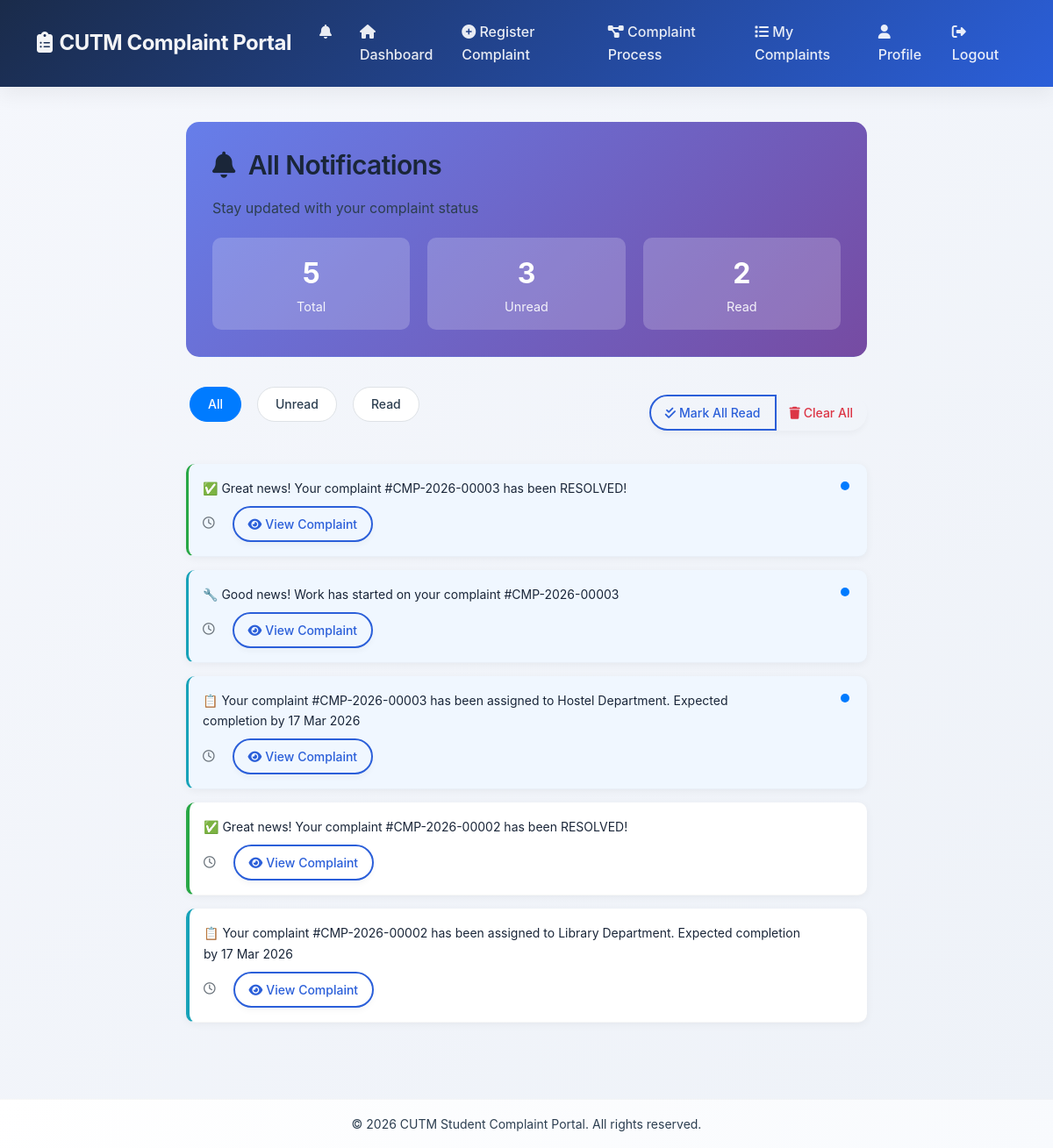
The app's page /notifications (signed in) with its own data.
### models.py (models this page shows, shortened)
class Notification(db.Model):
    __tablename__ = 'notifications'
    id = db.Column(db.Integer, primary_key=True)
    user_id = db.Column(db.Integer, db.ForeignKey('users.id'), nullable=False)
    complaint_id = db.Column(db.Integer, db.ForeignKey('complaints.id'), nullable=False)
    message = db.Column(db.String(500), nullable=False)
    type = db.Column(db.String(50), default='info')
    is_read = db.Column(db.Boolean, default=False)
    created_at = db.Column(db.DateTime, default=datetime.utcnow)
    user = db.relationship('User', back_populates='notifications')
    complaint = db.relationship('Complaint', back_populates='notifications')

### app.py (the view)
@app.route('/notifications')
@login_required
def all_notifications():
    page = request.args.get('page', 1, type=int)
    per_page = 20
    notifications = Notification.query.filter_by(
        user_id=current_user.id
    ).order_by(
        Notification.created_at.desc()
    ).paginate(page=page, per_page=per_page)
    unread_count = Notification.query.filter_by(
        user_id=current_user.id,
        is_read=False
    ).count()
    return render_template('notifications/all.html',
                         notifications=notifications,
                         unread_count=unread_count)

### app.py (called while the page is built)
@login_manager.user_loader
def load_user(user_id):
    return User.query.get(int(user_id))

@app.context_processor
def utility_processor():
    from datetime import datetime
    import pytz
    def ist_time(dt=None):
        if dt is None:
            dt = datetime.utcnow()
        utc = pytz.timezone('UTC')
        ist = pytz.timezone('Asia/Kolkata')
        if dt.tzinfo is None:
            dt = utc.localize(dt)
        ist_dt = dt.astimezone(ist)
        return ist_dt
    def format_ist(dt, format='%d %b %Y, %I:%M %p'):
        """Format datetime in IST"""
        if dt is None:
            return "N/A"
        try:
            ist_dt = ist_time(dt)
            return ist_dt.strftime(format)
        except:
            return str(dt)
    return {
        'now': datetime.now,
        'datetime': datetime,
        'ist_time': ist_time,
        'format_ist': format_ist,
        'current_time': ist_time()
    }

### templates/notifications/all.html (shortened to what this page needs)
{% extends "base.html" %}
{% block content %}
<div class="container notification-page">
    <div class="notification-header">
        <h2 class="mb-3">
            <i class="fas fa-bell me-2"></i>
            All Notifications
        </h2>
        <p class="mb-0">Stay updated with your complaint status</p>
        <div class="notification-stats">
            <div class="stat-card">
                <div class="stat-number">{{ notifications.total }}</div>
                <div class="stat-label">Total</div>
            </div>
            <div class="stat-card">
                <div class="stat-number">{{ unread_count }}</div>
                <div class="stat-label">Unread</div>
            </div>
            <div class="stat-card">
                <div class="stat-number">{{ notifications.total - unread_count }}</div>
                <div class="stat-label">Read</div>
            </div>
        </div>
    </div>
    <div class="d-flex justify-content-between align-items-center mb-4">
        <div class="filter-buttons">
            <button class="filter-btn active" data-filter="all">All</button>
            <button class="filter-btn" data-filter="unread">Unread</button>
            <button class="filter-btn" data-filter="read">Read</button>
        </div>
        <div class="btn-group">
            <button class="btn btn-outline-primary btn-sm" id="markAllRead">
                <i class="fas fa-check-double me-1"></i>Mark All Read
            </button>
            <button class="btn btn-outline-danger btn-sm" id="clearAll">
                <i class="fas fa-trash me-1"></i>Clear All
            </button>
        </div>
    </div>
    <div id="notificationsList">
        {% if notifications.items %}
            {% for notification in notifications.items %}
            <div class="notification-item {{ notification.type }} {% if not notification.is_read %}unread{% endif %}"
                 data-id="{{ notification.id }}"
                 data-read="{{ notification.is_read|lower }}">
                <div class="d-flex justify-content-between">
                    <div class="flex-grow-1">
                        <p class="mb-2">{{ notification.message }}</p>
                        <div class="d-flex align-items-center gap-3">
                            <span class="notification-time">
                                <i class="far fa-clock me-1"></i>{{ notification.time_ago }}
                            </span>
                            {% if notification.complaint %}
                            <a href="{{ url_for('complaint_tracking', complaint_id=notification.complaint.complaint_id) }}"
                               class="btn btn-sm btn-outline-primary">
                                <i class="fas fa-eye me-1"></i>View Complaint
                            </a>
                            {% endif %}
                        </div>
                    </div>
                </div>
            </div>
            {% endfor %}
        {% endif %}
    </div>
</div>
{% endblock %}

### static/css/style.css (style rules this page uses)
:root { --blue-50: #eef2f9; --blue-100: #d0dbf5; --blue-200: #b2c4f0; --blue-300: #94adeb; --blue-400: #4d7ae0; --blue-500: #2b5fd9; --blue-600: #1e4bb3; --blue-700: #163a8a; --blue-800: #0f2960; --blue-900: #081736; --primary-gradient: linear-gradient(135deg, #2b5fd9 0%, #4d7ae0 50%, #6f95e8 100%); --secondary-gradient: linear-gradient(135deg, #1e4bb3 0%, #2b5fd9 50%, #4d7ae0 100%); --success-gradient: linear-gradient(135deg, #2e8b57 0%, #3cb371 100%); --warning-gradient: linear-gradient(135deg, #cd853f 0%, #daa520 100%); --danger-gradient: linear-gradient(135deg, #b22222 0%, #cd5c5c 100%); --info-gradient: linear-gradient(135deg, #2f4f6f 0%, #4682b4 100%); --dark-gradient: linear-gradient(135deg, #2c3e50 0%, #34495e 100%); --light-gradient: linear-gradient(135deg, #f0f2f5 0%, #e4e7eb 100%); --primary-color: #2b5fd9; --secondary-color: #1e4bb3; --success-color: #2e8b57; --danger-color: #b22222; --warning-color: #cd853f; --info-color: #2f4f6f; --text-primary: #1a2639; --text-secondary: #2c3e50; --text-muted: #4a5568; --text-light: #ffffff; --text-dark: #0b1a2a; --bg-primary: #ffffff; --bg-secondary: #f8fafd; --bg-tertiary: #f0f4fa; --bg-gradient: linear-gradient(135deg, #f5f7fc 0%, #eef2f8 100%); --shadow-xs: 0 2px 4px rgba(0,0,0,0.02); --shadow-sm: 0 4px 6px rgba(0,0,0,0.03); --shadow-md: 0 6px 12px rgba(0,0,0,0.04); --shadow-lg: 0 10px 20px rgba(0,0,0,0.05); --shadow-xl: 0 15px 30px rgba(0,0,0,0.06); --shadow-2xl: 0 20px 40px rgba(0,0,0,0.07); --shadow-inner: inset 0 2px 4px rgba(0,0,0,0.02); --radius-xs: 4px; --radius-sm: 8px; --radius-md: 12px; --radius-lg: 16px; --radius-xl: 24px; --radius-2xl: 32px; --radius-full: 9999px; --transition-fast: 0.2s cubic-bezier(0.4, 0, 0.2, 1); --transition-normal: 0.3s cubic-bezier(0.4, 0, 0.2, 1); --transition-slow: 0.5s cubic-bezier(0.4, 0, 0.2, 1); --font-xs: 0.75rem; --font-sm: 0.875rem; --font-base: 1rem; --font-lg: 1.125rem; --font-xl: 1.25rem; --font-2xl: 1.5rem; --font-3xl: 1.875rem; --font-4xl: 2.25rem; --font-5xl: 3rem; --space-1: 0.25rem; --space-2: 0.5rem; --space-3: 0.75rem; --space-4: 1rem; --space-5: 1.25rem; --space-6: 1.5rem; --space-8: 2rem; --space-10: 2.5rem; --space-12: 3rem; --space-16: 4rem; }
* { margin: 0; padding: 0; box-sizing: border-box; }
body { font-family: 'Inter', -apple-system, BlinkMacSystemFont, 'Segoe UI', Roboto, sans-serif; background: var(--bg-gradient); min-height: 100vh; color: var(--text-primary); line-height: 1.6; font-size: var(--font-base); }
h1, h2, h3, h4, h5, h6 { color: var(--text-primary); font-weight: 600; line-height: 1.3; margin-bottom: var(--space-4); letter-spacing: -0.02em; }
h2 { font-size: var(--font-4xl); }
p { color: var(--text-secondary); margin-bottom: var(--space-4); line-height: 1.7; }
a { color: var(--primary-color); text-decoration: none; transition: var(--transition-fast); }
.btn { border: none; border-radius: var(--radius-full); padding: var(--space-3) var(--space-6); font-weight: 500; font-size: var(--font-base); transition: var(--transition-normal); box-shadow: var(--shadow-sm); }
.btn-outline-primary { border: 2px solid var(--primary-color); color: var(--primary-color); background: transparent; }
.btn-sm { padding: var(--space-2) var(--space-4); font-size: var(--font-sm); }
.notification-header { background: linear-gradient(135deg, var(--bg-secondary) 0%, var(--bg-tertiary) 100%); padding: var(--space-4); border-bottom: 1px solid rgba(0,0,0,0.03); }
.notification-item { padding: var(--space-4) !important; border-bottom: 1px solid rgba(0,0,0,0.03); transition: var(--transition-fast); cursor: pointer; }
.notification-item.unread { background: rgba(43, 95, 217, 0.02); border-left: 3px solid var(--primary-color); }
.notification-item p { color: var(--text-primary); margin-bottom: var(--space-2); font-size: var(--font-sm); }
.filter-btn { padding: var(--space-2) var(--space-5); border: 1px solid rgba(0,0,0,0.08); background: var(--bg-primary); border-radius: var(--radius-full); margin: var(--space-1); transition: var(--transition-normal); cursor: pointer; color: var(--text-secondary); font-weight: 500; font-size: var(--font-sm); }
.filter-btn.active { background: linear-gradient(135deg, var(--primary-color) 0%, var(--secondary-color) 100%); color: white; border-color: transparent; }
@media (max-width: 1400px) { :root { --font-5xl: 2.5rem; --font-4xl: 2rem; } }
@media (max-width: 1400px) { .container { max-width: 95%; } }
@media (max-width: 1200px) { :root { --font-5xl: 2.25rem; --font-4xl: 1.875rem; } }

### records on screen
Notification: message "✅ Great news! Your complaint #CMP-2026-00003 has been RESOLVED!"
Notification: message "🔧 Good news! Work has started on your complaint #CMP-2026-00003"
Notification: message "📋 Your complaint #CMP-2026-00003 has been assigned to Hostel Department. Expected completion by 17 Mar 2026"
Notification: message "✅ Great news! Your complaint #CMP-2026-00002 has been RESOLVED!"
Notification: message "📋 Your complaint #CMP-2026-00002 has been assigned to Library Department. Expected completion by 17 Mar 2026"

### other values on screen
{{ notifications.total }} "5"
{{ unread_count }} "3"
{{ notifications.total - unread_count }} "2"
